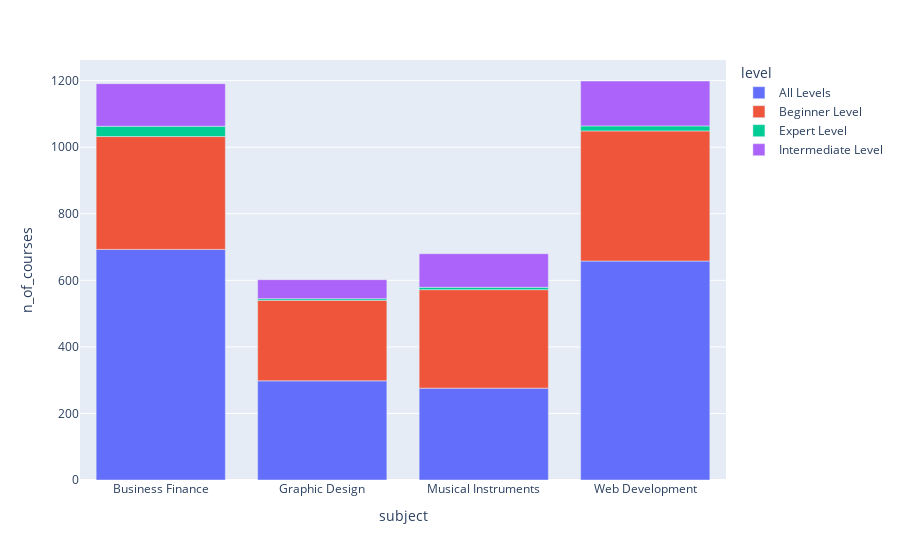

This figure's notebook cell:
### Markdown cell above
**`4. Buatlah stacked plot untuk total jumlah course per kategori berdasarkan tiap level!`**

### Code cell


### Figure 1 — Plotly figure (JSON) as saved in the notebook; plotly's stock layout.template omitted (floating-point values rounded to 4 significant figures)
{"data": [{"alignmentgroup": "True", "hovertemplate": "level=All Levels<br>subject=%{x}<br>n_of_courses=%{y}<extra></extra>", "legendgroup": "All Levels", "marker": {"color": "#636efa", "pattern": {"shape": ""}}, "name": "All Levels", "offsetgroup": "All Levels", "orientation": "v", "showlegend": true, "textposition": "auto", "type": "bar", "x": ["Business Finance", "Graphic Design", "Musical Instruments", "Web Development"], "xaxis": "x", "y": [693, 298, 276, 658], "yaxis": "y"}, {"alignmentgroup": "True", "hovertemplate": "level=Beginner Level<br>subject=%{x}<br>n_of_courses=%{y}<extra></extra>", "legendgroup": "Beginner Level", "marker": {"color": "#EF553B", "pattern": {"shape": ""}}, "name": "Beginner Level", "offsetgroup": "Beginner Level", "orientation": "v", "showlegend": true, "textposition": "auto", "type": "bar", "x": ["Business Finance", "Graphic Design", "Musical Instruments", "Web Development"], "xaxis": "x", "y": [339, 242, 296, 391], "yaxis": "y"}, {"alignmentgroup": "True", "hovertemplate": "level=Expert Level<br>subject=%{x}<br>n_of_courses=%{y}<extra></extra>", "legendgroup": "Expert Level", "marker": {"color": "#00cc96", "pattern": {"shape": ""}}, "name": "Expert Level", "offsetgroup": "Expert Level", "orientation": "v", "showlegend": true, "textposition": "auto", "type": "bar", "x": ["Business Finance", "Graphic Design", "Musical Instruments", "Web Development"], "xaxis": "x", "y": [31, 5, 7, 15], "yaxis": "y"}, {"alignmentgroup": "True", "hovertemplate": "level=Intermediate Level<br>subject=%{x}<br>n_of_courses=%{y}<extra></extra>", "legendgroup": "Intermediate Level", "marker": {"color": "#ab63fa", "pattern": {"shape": ""}}, "name": "Intermediate Level", "offsetgroup": "Intermediate Level", "orientation": "v", "showlegend": true, "textposition": "auto", "type": "bar", "x": ["Business Finance", "Graphic Design", "Musical Instruments", "Web Development"], "xaxis": "x", "y": [128, 57, 101, 135], "yaxis": "y"}], "layout": {"barmode": "relative", "legend": {"title": {"text": "level"}, "tracegroupgap": 0}, "margin": {"t": 60}, "xaxis": {"anchor": "y", "domain": [0, 1], "title": {"text": "subject"}}, "yaxis": {"anchor": "x", "domain": [0, 1], "title": {"text": "n_of_courses"}}}}
